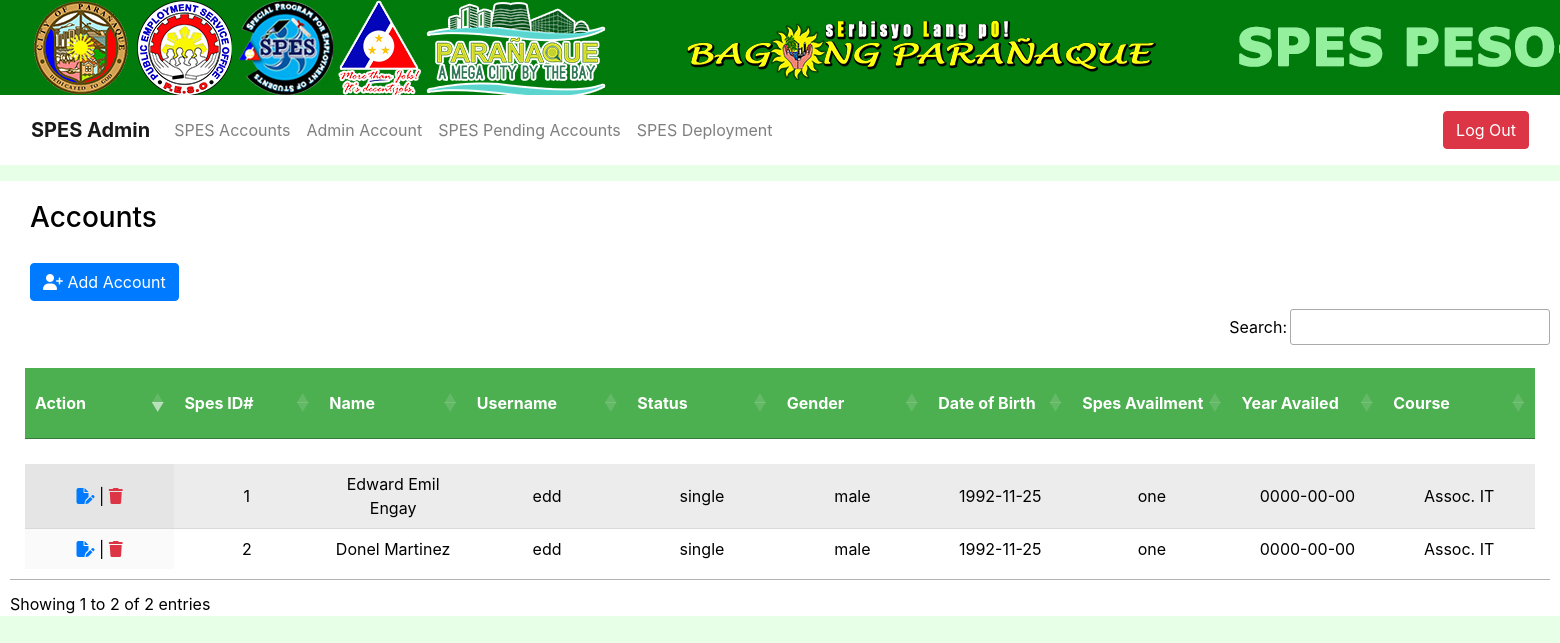
Page /admin/adminIndex.php (signed in) on the earlier database version.
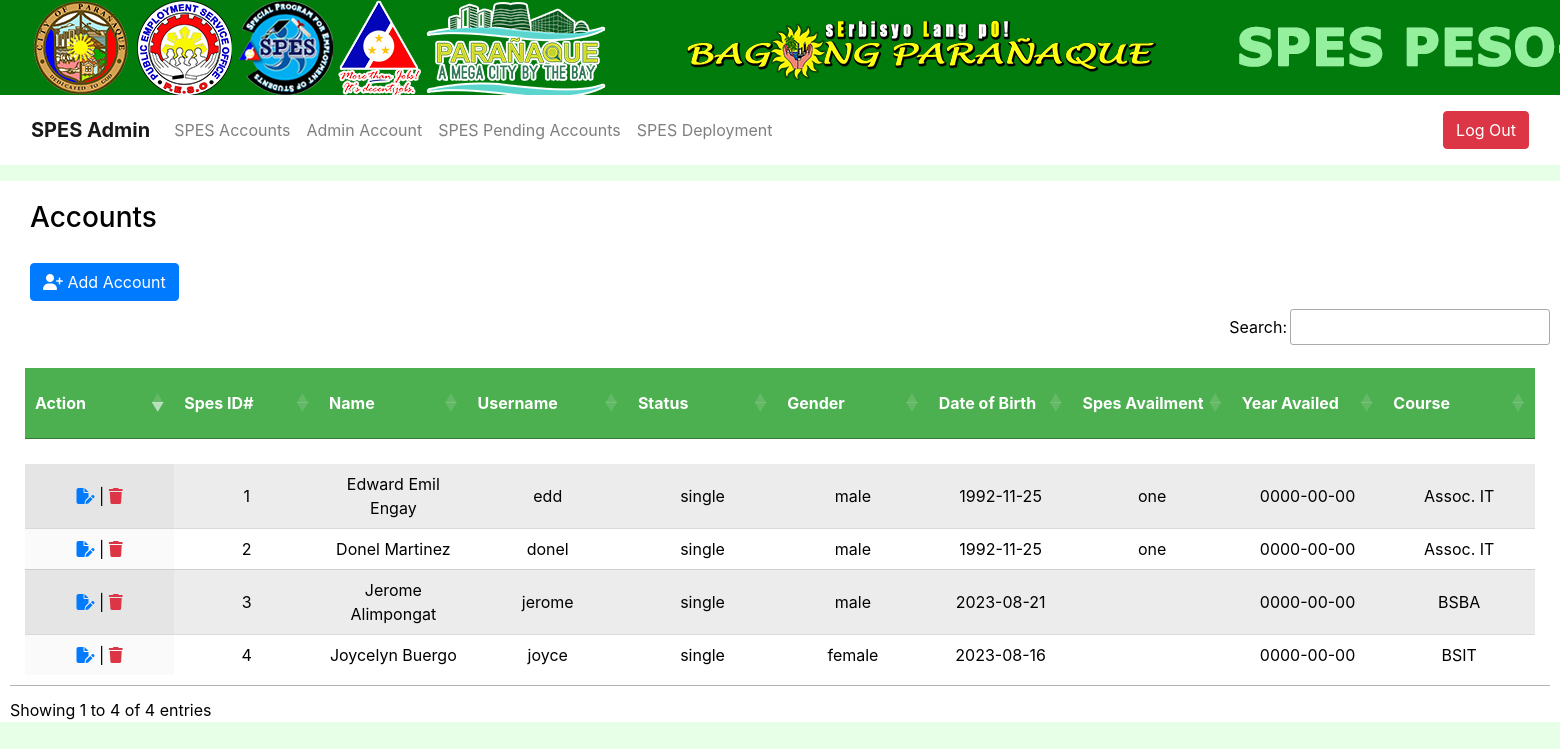
Same page on the later database version.
### tables this page shows
CREATE TABLE `spesaccount` (
  `spes_id` bigint(255) NOT NULL,
  `username` varchar(100) DEFAULT NULL,
  `password` varchar(100) DEFAULT NULL,
  `surName` varchar(100) DEFAULT NULL,
  `firstName` varchar(100) DEFAULT NULL,
  `mName` varchar(100) DEFAULT NULL,
  `status` varchar(100) DEFAULT NULL,
  `gender` varchar(10) DEFAULT NULL,
  `doBirth` date DEFAULT NULL,
  `poBirth` varchar(100) DEFAULT NULL,
  `cShip` varchar(100) DEFAULT NULL,
  `gsisBeneficiary` varchar(100) DEFAULT NULL,
  `relationship` varchar(100) DEFAULT NULL,
  `pAdd` varchar(100) DEFAULT NULL,
  `cAdd` varchar(100) DEFAULT NULL,
  `mNo` int(11) DEFAULT NULL,
  `email` varchar(100) DEFAULT NULL,
  `socialAcc` varchar(100) DEFAULT NULL,
  `pStatus` varchar(100) DEFAULT NULL,
  `fatherName` varchar(100) DEFAULT NULL,
  `fCNo` int(11) DEFAULT NULL,
  `fStatus` varchar(100) DEFAULT NULL,
  `fOccu` int(100) DEFAULT NULL,
  `fSalary` int(255) DEFAULT NULL,
  `motherName` varchar(100) DEFAULT NULL,
  `mCNo` int(11) DEFAULT NULL,
  `mStatus` varchar(100) DEFAULT NULL,
  `mOccu` varchar(100) DEFAULT NULL,
  `mSalary` int(255) DEFAULT NULL,
  `elemSName` varchar(100) DEFAULT NULL,
  `elemDegree` varchar(100) DEFAULT NULL,
  `elemYearLvl` date DEFAULT NULL,
  `elemDEnd` date DEFAULT NULL,
  `secondSName` varchar(100) DEFAULT NULL,
  `secondDegree` varchar(100) DEFAULT NULL,
  `secondYearLvl` date DEFAULT NULL,
  `secondDEnd` date DEFAULT NULL,
  `tertSName` varchar(100) DEFAULT NULL,
  `tertDegree` varchar(100) DEFAULT NULL,
  `tertYearLvl` date DEFAULT NULL,
  `tertDEnd` date DEFAULT NULL,
  `tecSName` varchar(100) DEFAULT NULL,
  `tecDegree` varchar(100) DEFAULT NULL,
  `tecYearLvl` date DEFAULT NULL,
  `tectDEnd` date DEFAULT NULL,
  `historySpes` varchar(100) DEFAULT NULL,
  `historyYear` date DEFAULT NULL,
  `spesID` int(255) DEFAULT NULL
);

### admin/adminIndex.php (the view, shortened to what this page needs)
<?php
include('../dbconnection/dbconnection.php');
 if(!isset($_SESSION['login'])){
   header('Location:index.php');
   exit();
 }else {?>
<?php $title = 'Spes Account'; include('../include/header.php');?>
	<div class="form-row">
		<div class="container-fluid">
		<div class="content">
    <h3>Accounts</h3>
				<a href='add_user.php' id="wew" target="_blank" onclick="window.open('add_user.php','pagename','resizable,height=1000,width=540'); return false;" class="btn btn-primary my-2"><i class="fa-solid fa-user-plus"></i> Add Account</a>
			<form name="form1" method="post" action="adminIndex.php">
        <div class="table-responsive">
        <table id="example" class="display table-striped" style="width:100%; height: 100%;">
          <thead>
						<tr>
							<th>Action</th>
							<th>Spes ID#</th>
							<th>Name</th>
							<th>Username</th>
							<th>Status</th>
							<th>Gender</th>
							<th>Date of Birth</th>
							<th>Spes Availment</th>
							<th>Year Availed</th>
							<th>Course</th>
						</tr>
					</thead>
					<tbody>
					<?php
            $sql =mysqli_query($conn, "SELECT * FROM spesaccount");
            if(mysqli_num_rows($sql)){
              foreach($sql as $row){?>
              <tr>
                <td>
								<a href='update_user.php' target="_blank" onclick="window.open('update_user.php?id=<?=$row['spes_id'] ?>'); return false;"><i class="fa-solid fa-file-pen"></i></a>
								 |
								<a href="javascript:confirmDelete(<?=$row['spes_id'] ?>)"><i class="fa-solid fa-trash text-danger"></i></a>
								</td>
                <td><?=$row['spes_id']?></td>
								<td><?=$row['firstName'].' '.$row['surName']?></td>
								<td><?=$row['username']?></td>
								<td><?=$row['status']?></td>
								<td><?=$row['gender']?></td>
								<td><?=$row['doBirth']?></td>
								<td><?=$row['historySpes']?></td>
								<td><?=$row['historyYear']?></td>
								<td><?=$row['tecDegree']?></td>
              </tr>
          <?php }}?>
					</tbody>
					</table>
        </div>
			</form>
		</div>
	</div>
</div>
</body>
</html>
<?php }?>

### include/header.php (shortened to what this page needs)
<!DOCTYPE html>
<html>
<head>
<link rel="stylesheet" href="../assets/bootstrap@4.5.3/dist/css/bootstrap.min.css">
<link rel="stylesheet" href="../assets/bootstrap-4.5.3-dist/css/bootstrap.css">
<link rel="stylesheet" href="https://cdnjs.cloudflare.com/ajax/libs/twitter-bootstrap/4.5.2/css/bootstrap.css">
<link rel="stylesheet" href="https://cdn.datatables.net/1.13.6/css/jquery.dataTables.min.css">
<link rel="stylesheet" type="text/css" href="../assets/css/adminStyle.css">
</head>
<body>
     <div class="form-group">
    	<div class="footer">
        <img src="../assets/img/top-banner.jpg">
        </div>
         <div class="container-fluid">
        <nav class="navbar navbar-expand-lg navbar-light">
          <a class="navbar-brand" href="adminIndex.php"><b>SPES Admin</b></a>
          <div class="collapse navbar-collapse" id="navbarTogglerDemo02">
            <ul class="navbar-nav mr-auto mt-2 mt-lg-0">
              <li class="nav-item">
                <a class="nav-link" href="adminIndex.php">SPES Accounts</a>
              </li>
              <li class="nav-item">
                <a class="nav-link" href="adminIndex2.php">Admin Account</a>
              </li>
              <li class="nav-item">
                <a class="nav-link" href="SPESpending.php">SPES Pending Accounts</a>
              </li>
              <li class="nav-item">
                <a class="nav-link" href="spesDeployment.php">SPES Deployment</a>
              </li>
              </ul>
              <ul class="nav justify-content-end">
              <li class="nav-item">
			        <a href="logout.php" class="btn btn-danger my-2">Log Out</a>
              </li>
            </ul>
          </div>
        </nav>
      </div>
      </div>

### assets/css/adminStyle.css (style rules this page uses)
html { overflow: scroll; overflow-x: hidden; }
body { background-color: #e6ffe6; }
.container-fluid { background-color: #fff; color: #000; height: auto; }
table { border-collapse: collapse; border-spacing: 0; width: 100%; border: 5px solid #fff; box-sizing: border-box; padding: 10px 10px; border-radius: 20px; }
td { text-align: center; word-wrap: normal; }
th { background-color: #4CAF50; color: white; text-align: center; height: 50px; width: 150px; word-wrap: normal; }
h3 { margin: 20px; }
.content #wew { margin: 20px; font-size: 16px; }

Differences in the rows shown:
changed spesaccount "Donel": username "edd" → "donel"
added spesaccount: spes_id "3", firstName "Jerome", surName "Alimpongat", username "jerome", status "single", gender "male", doBirth "2023-08-21", historyYear "0000-00-00", tecDegree "BSBA"
added spesaccount: spes_id "4", firstName "Joycelyn", surName "Buergo", username "joyce", status "single", gender "female", doBirth "2023-08-16", historyYear "0000-00-00", tecDegree "BSIT"
Other differences:
text written by a page script: "Search: Showing 1 to 2 of 2 entries" → "Search: Showing 1 to 4 of 4 entries"
